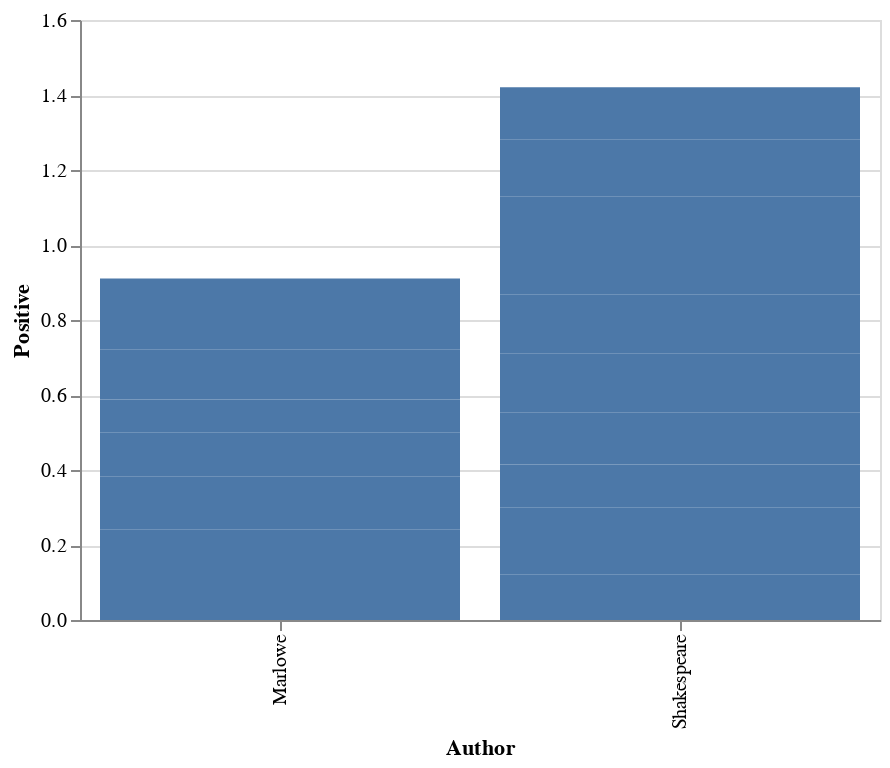

The cell this chart's notebook holds for it:
### Markdown cell above
The visualization below indicates that Marlowe's plays were more "positive" in style compared to Shakespeare's.

### Code cell
#Problem 5

alt.Chart(df).mark_bar().encode(
    x='Author',
    y='Positive'
).interactive()

### Figure 1 — Vega-Lite specification as saved in the notebook (floating-point values rounded to 4 significant figures)
{"$schema": "https://vega.github.io/schema/vega-lite/v2.6.0.json", "config": {"view": {"height": 300, "width": 400}}, "data": {"name": "data-033e35f39209e7bd9450bf4e917ef80e"}, "datasets": {"data-033e35f39209e7bd9450bf4e917ef80e": [{"Author": "Marlowe", "Negative": 0.09, "Neutral": 0.79, "Positive": 0.12, "Text": "jew_of_malta.txt"}, {"Author": "Marlowe", "Negative": 0.08, "Neutral": 0.798, "Positive": 0.121, "Text": "massacre_at_paris.txt"}, {"Author": "Marlowe", "Negative": 0.091, "Neutral": 0.768, "Positive": 0.141, "Text": "tamburlaine.txt"}, {"Author": "Marlowe", "Negative": 0.089, "Neutral": 0.792, "Positive": 0.119, "Text": "faustus.txt"}, {"Author": "Marlowe", "Negative": 0.062, "Neutral": 0.851, "Positive": 0.087, "Text": "dido_queen_of_carthage.txt"}, {"Author": "Marlowe", "Negative": 0.112, "Neutral": 0.755, "Positive": 0.133, "Text": "edward_II.txt"}, {"Author": "Marlowe", "Negative": 0.1, "Neutral": 0.71, "Positive": 0.19, "Text": "hero_and_leander.txt"}, {"Author": "Shakespeare", "Negative": 0.084, "Neutral": 0.794, "Positive": 0.122, "Text": "henry_vi_3.txt"}, {"Author": "Shakespeare", "Negative": 0.093, "Neutral": 0.729, "Positive": 0.179, "Text": "love_labours_lost.txt"}, {"Author": "Shakespeare", "Negative": 0.089, "Neutral": 0.797, "Positive": 0.114, "Text": "henry_vi_2.txt"}, {"Author": "Shakespeare", "Negative": 0.132, "Neutral": 0.731, "Positive": 0.138, "Text": "henry_vi_1.txt"}, {"Author": "Shakespeare", "Negative": 0.147, "Neutral": 0.695, "Positive": 0.157, "Text": "richard_iii.txt"}, {"Author": "Shakespeare", "Negative": 0.073, "Neutral": 0.767, "Positive": 0.159, "Text": "taming_of_the_shrew.txt"}, {"Author": "Shakespeare", "Negative": 0.093, "Neutral": 0.733, "Positive": 0.174, "Text": "two_gentleman_of_verona.txt"}, {"Author": "Shakespeare", "Negative": 0.085, "Neutral": 0.829, "Positive": 0.086, "Text": "comedy_of_errors.txt"}, {"Author": "Shakespeare", "Negative": 0.126, "Neutral": 0.721, "Positive": 0.152, "Text": "edward_iii.txt"}, {"Author": "Shakespeare", "Negative": 0.137, "Neutral": 0.723, "Positive": 0.14, "Text": "titus_andronicus.txt"}]}, "encoding": {"x": {"field": "Author", "type": "nominal"}, "y": {"field": "Positive", "type": "quantitative"}}, "mark": "bar", "selection": {"selector004": {"bind": "scales", "encodings": ["x", "y"], "mark": {"fill": "#333", "fillOpacity": 0.125, "stroke": "white"}, "on": "[mousedown, window:mouseup] > window:mousemove!", "resolve": "global", "translate": "[mousedown, window:mouseup] > window:mousemove!", "type": "interval", "zoom": "wheel!"}}}
